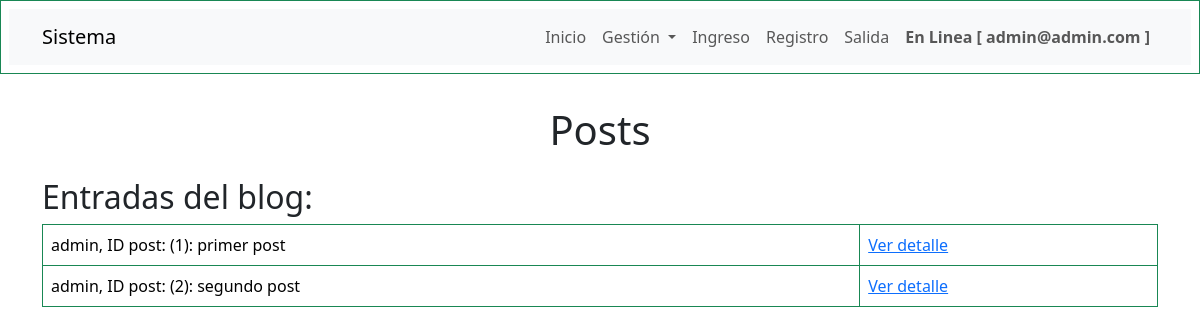
Before: /blog/ (signed in) with the older database file.
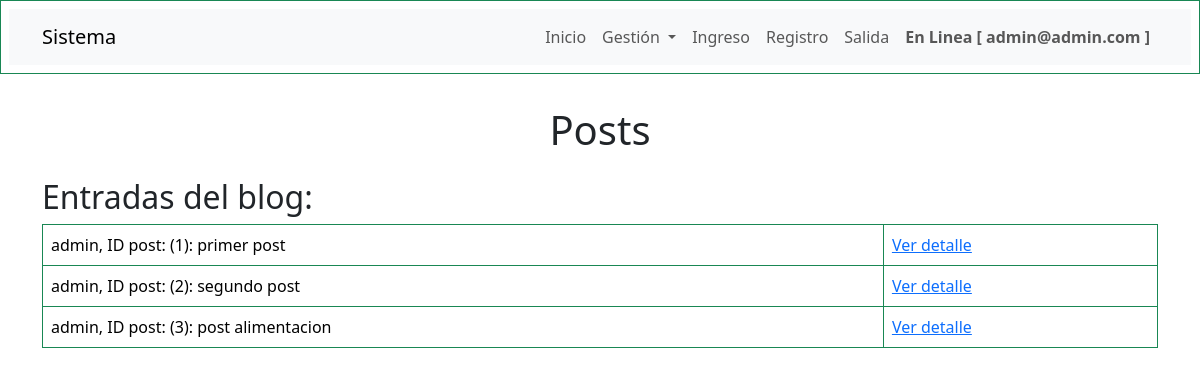
After: the same page with the newer database file.
### blog/models.py (models this page shows, shortened)
class Post(models.Model):
    id = models.AutoField(primary_key=True)
    titulo = models.CharField(max_length=50,null=False,blank=False)
    contenido = models.TextField(null=False,blank=False)
    fecha_creacion = models.DateField(auto_created=True,auto_now_add=True)
    autor = models.ForeignKey(User, on_delete=models.CASCADE, blank=False,null=False)
    categoria = models.ForeignKey(Categoria, on_delete=models.CASCADE,blank=False,null=False, default=4)
    class Meta:
        managed = True
        db_table = 'posts'

### blog/views.py (the view)
# urls.py: path('',views.posts, name="posts"),
@login_required(login_url="home")
def posts(request):
    contexto = {}
    posts = Post.objects.all().order_by("id")
    contexto['posts'] = posts
    return render(request,'blog/posts.html' ,contexto)

### templates/blog/posts.html
{% extends "layouts/base.html" %}
{% block contenido %}
<header>
    <h1 class="text-center py-3">Posts</h1>
</header>
<main class="container">
    <section id="posts">
        <h2>Entradas del blog:</h2>
        <table class="table table-bordered border-success">
                {% for post in posts %}
                <tr>
                    <td>{{post.autor.username}}, ID post: ({{post.id}}): {{post.titulo}}  </td>
                    <td><a href="{% url "detalle_post" post.id %}">Ver detalle</a>        </td>
                </tr>
                {% endfor %}
        </table>
    </section>
</main>
{% endblock contenido %}

### templates/layouts/base.html (shortened to what this page needs)
{% load static %}
<!DOCTYPE html>
<html lang="es">
<head>
    <link href="https://cdn.jsdelivr.net/npm/bootstrap@5.3.3/dist/css/bootstrap.min.css" rel="stylesheet">
    <link rel="stylesheet" href="https://cdn.datatables.net/2.1.8/css/dataTables.bootstrap5.css">
    <link rel="stylesheet" href="https://cdnjs.cloudflare.com/ajax/libs/font-awesome/6.7.1/css/all.min.css" />
    <link rel="stylesheet" href="http://localhost:8000/static/css/styles.css">
</head>
<body>
    {% include "partials/navbar.html" %}
    {% block contenido %}
    {% endblock contenido %}
</body>
</html>

### templates/partials/navbar.html (shortened to what this page needs)
<table class="table table-bordered border-success">
  <tr><td>
    <nav class="navbar navbar-expand-lg bg-body-tertiary">
        <div class="container">
          <a class="navbar-brand" href="{% url "home" %}">Sistema</a>
          <div class="collapse navbar-collapse" id="navbarNavDropdown">
            <ul class="navbar-nav ms-auto">
              <li class="nav-item">
                <a class="nav-link" href="{% url "home" %}">Inicio</a>
              </li>
              <li class="nav-item dropdown">
                <a class="nav-link dropdown-toggle" href="#" role="button" data-bs-toggle="dropdown" aria-expanded="false">
                  Gestión
                </a>
              </li>
                <li class="nav-item">
                  <a class="nav-link" href="{% url "login_view" %}">Ingreso</a>
                </li>
                <li class="nav-item">
                  <a class="nav-link" href="{% url "registro_view" %}">Registro</a>
                </li>
                <li class="nav-item">
                  <a class="nav-link" href="{% url "logout_view" %}">Salida</a>
                </li>
                <li class="nav-item">
                  <a class="nav-link fw-bold" href="">En Linea [ {{user.email}} ]</a>
                </li>
            </ul>
          </div>
        </div>
      </nav>
    </td></tr>
  </table>

### static/css/styles.css (style rules this page uses)
body { background: #ffffff ; background-size: cover; }

Changed rows visible on the page:
added Post: autor.username "admin", id "3", titulo "post alimentacion"
